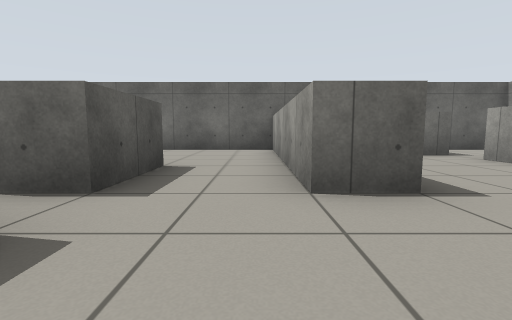
view 1 (above)

17 first-person views from a walk through a Gazebo world. The camera is 0.57 m above the floor, tilts 6° down and sees 85° across. The floor is counted in squares, 1 m on a side. Each view is taken from the middle of a square. On the plan, view 1 faces up. The plan holds only what a view shows up to about 9 squares ahead; the rest is blank.

view 2
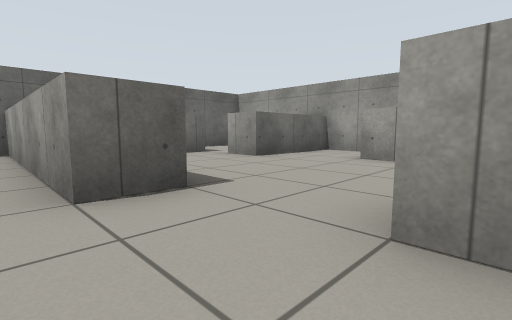

view 3
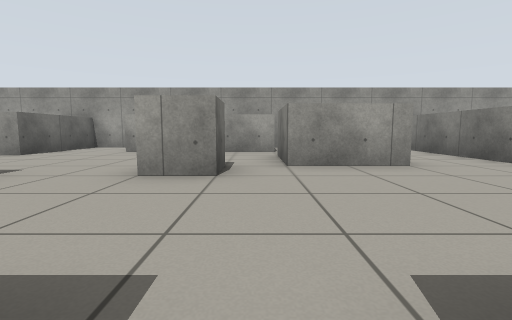

view 4
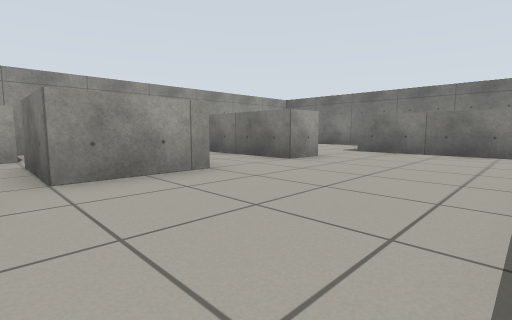

view 5
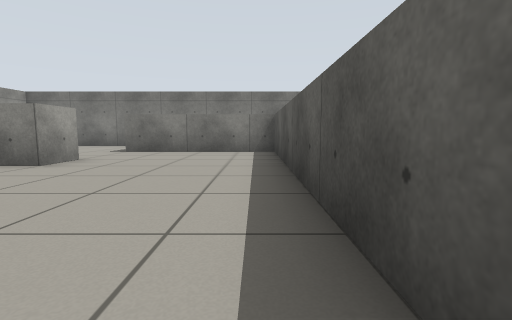

view 6
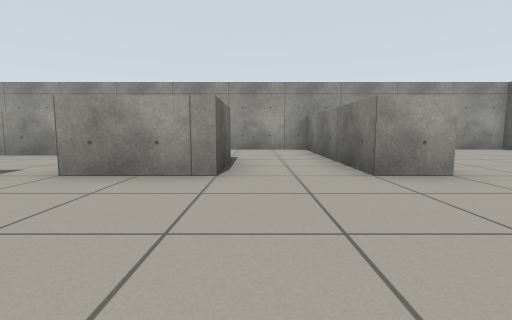

view 7
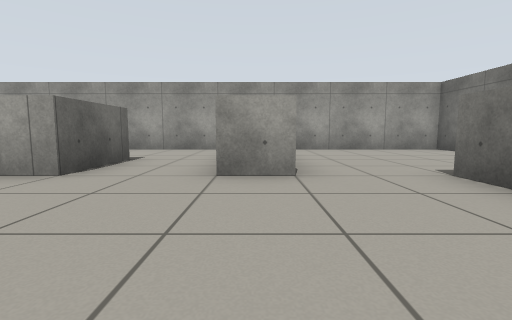

view 8
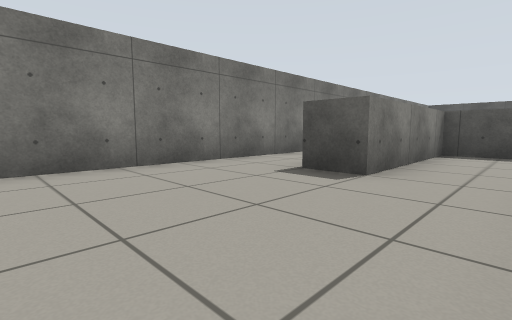

view 9
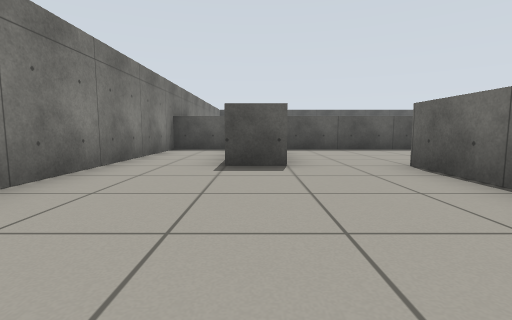

view 10
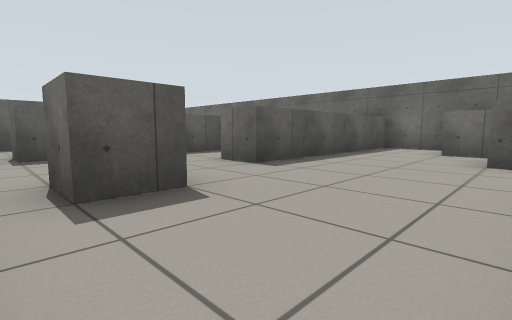

view 11
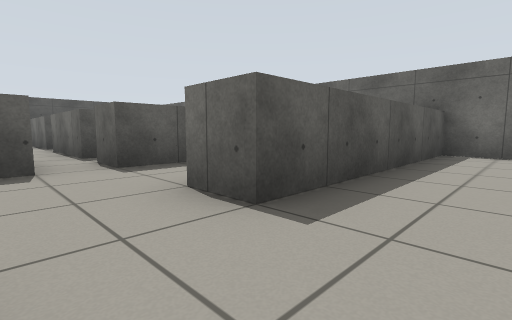

view 12
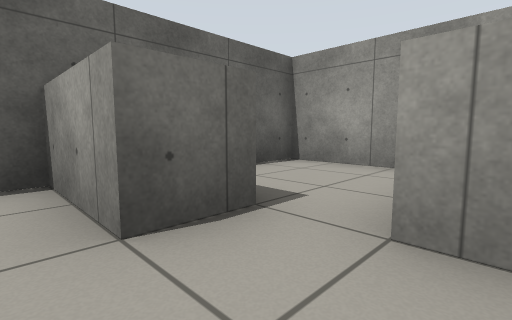

view 13
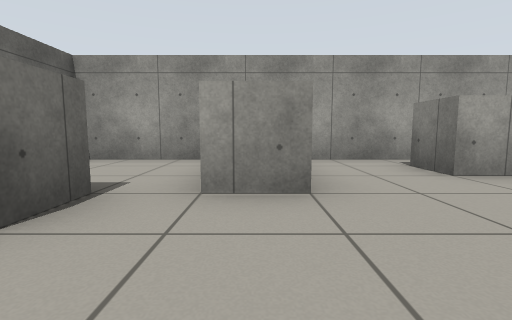

view 14
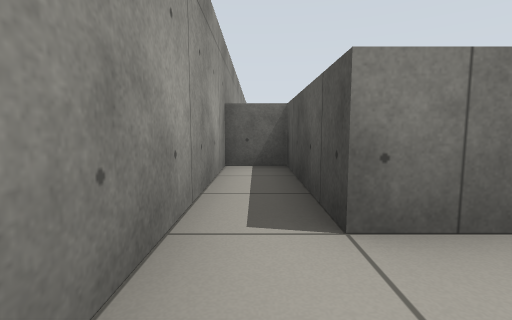

view 15
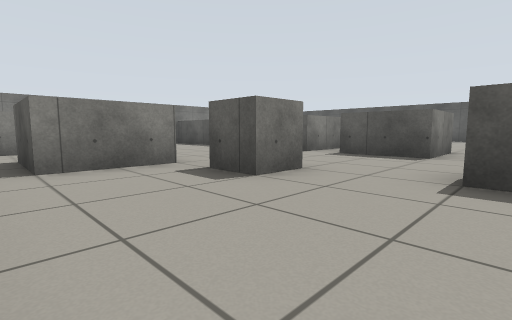

view 16
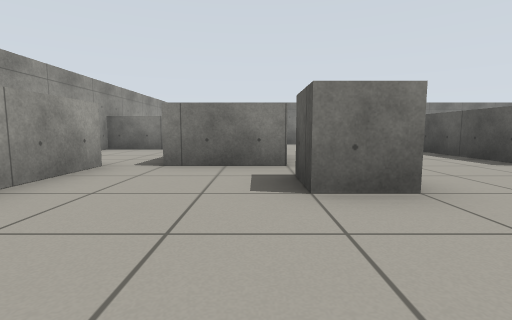

view 17
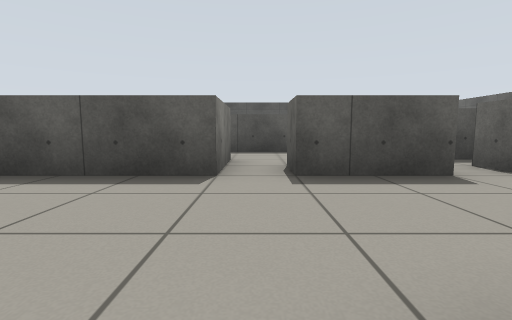

### Floor plan
Points are (right, up) in squares from view 1. A wall is a line through its corners. A room is listed if a view was taken in it or the views show most of it. See-through windows are left out.
Room 1 (views 1, 2, 3, 4, 5, 6, 7, 11, 12, 13, 15, 16, 17)
walls: (1.5, -0.5) (1.5, 0.5) (2.5, 0.5) (2.5, -0.5) (1.5, -0.5); (-2.5, -1.5) (-1.5, -1.5) (-1.5, -8.5) (1.5, -8.5); (-2.5, 1.5) (-1.5, 1.5) (-1.5, -0.5) (-2.5, -0.5); (2.5, -3.5) (2.5, -1.5) (4.5, -1.5); (5.5, -0.4) (5.5, 2.5); (-1.5, 4.5) (-1.5, 2.5) (-2.5, 2.5); (5.5, 4.5) (4.5, 4.5) (4.5, 5.5); (2.5, -6.5) (2.5, -5.5); (4.6, 6.5) (3.5, 6.5) (3.5, 8.5) (1.5, 8.5) (1.5, 2.5) (0.5, 2.5) (0.5, 4.5)
ways out: opening at (2.5, -7.5) to room 2; opening at (3.5, -4.5) to room 3; opening at (5, -1) to room 3; opening at (6, 3.5) to room 4; opening at (-2, 0.5) to room 5; opening at (4, 6) to room 6; opening at (-0.5, 3.5)
Room 2 (views 8, 9)
walls: (4.4, -6.5) (2.5, -6.5); (1.5, -8.5) (2.5, -8.5) (2.5, -9.5); (-1.5, -9.9) (-1.5, -11.5) (7.5, -11.5) (7.5, -7.1)
ways out: opening at (2.5, -7.5) to room 1
Room 3 (view 10)
walls: (5.5, -1.6) (5.5, -0.4); (4.5, -1.5) (4.5, -3.5) (2.5, -3.5); (2.5, -5.5) (7.5, -5.5) (7.5, -1.6)
ways out: opening at (3.5, -4.5) to room 1; opening at (5, -1) to room 1
Room 4 (view 14)
walls: (5.5, 2.5) (6.5, 2.5) (6.5, -0.5) (7.5, -0.5) (7.5, 4.5) (5.5, 4.5)
ways out: opening at (6, 3.5) to room 1
Room 5 (no view inside)
walls: (-3.5, 1.5) (-2.5, 1.5); (-5.5, -0.1) (-5.5, -1.8); (-3.5, 3.4) (-3.5, 2.5) (-6.5, 2.5); (-3.5, -1.5) (-2.5, -1.5)
ways out: opening at (-2, 0.5) to room 1; opening at (-6, 1.5); opening at (-4.5, -2)
Room 6 (no view inside)
walls: (7.5, 6) (7.5, 8.5) (5.9, 8.5)
ways out: opening at (4, 6) to room 1

Positions as (right, up) in squares from view 1, and headings:
1: (0, 0), facing up
2: (0, 0), facing up-right
3: (-2, -1), facing right
4: (-1, -1), facing down-right
5: (-1, -1), facing down
6: (-1, -4), facing right
7: (-1, -6), facing right
8: (6, -7), facing down-left
9: (7, -9), facing left
10: (5, -1), facing up-left
11: (3, 1), facing up-left
12: (3, 5), facing up-right
13: (2, 5), facing right
14: (7, 4), facing down
15: (5, 3), facing down-left
16: (3, 3), facing down
17: (2, -1), facing left
